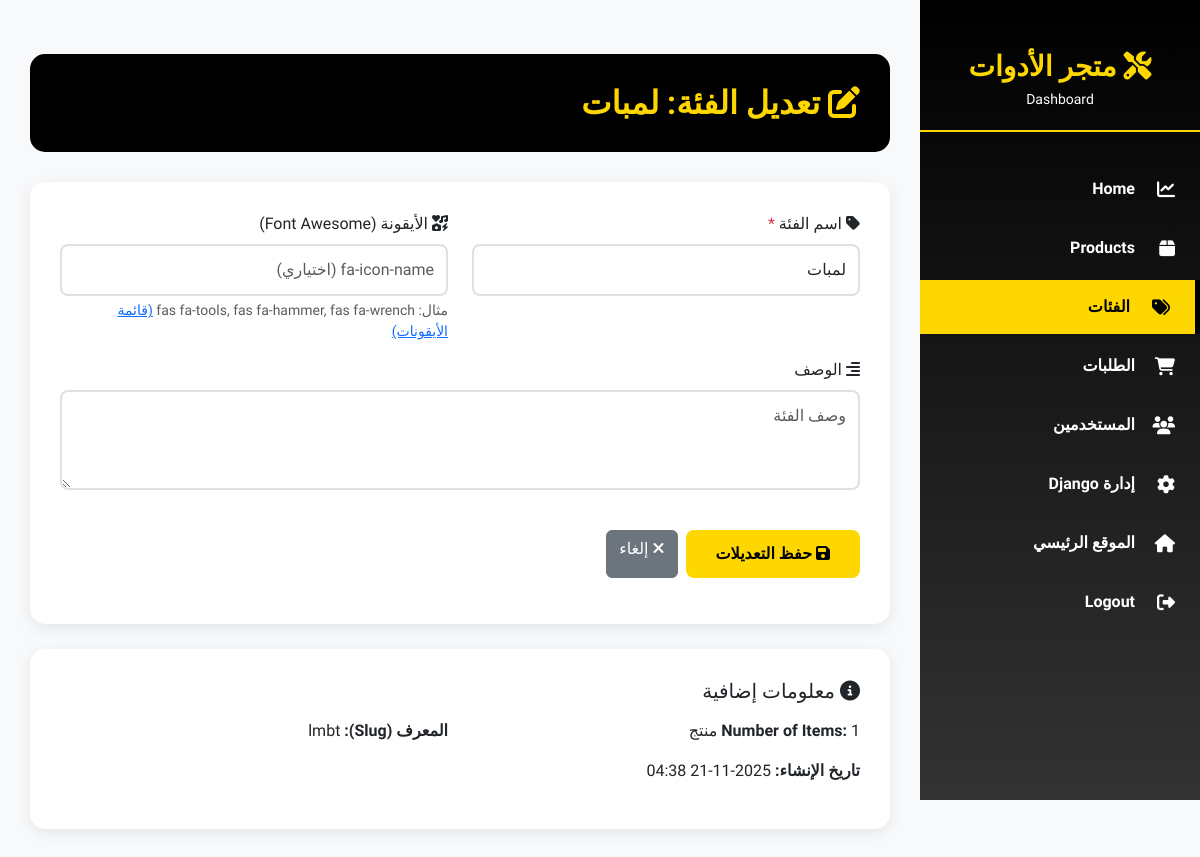
The app's page /admin-panel/categories/edit/1/ (signed in), older data.
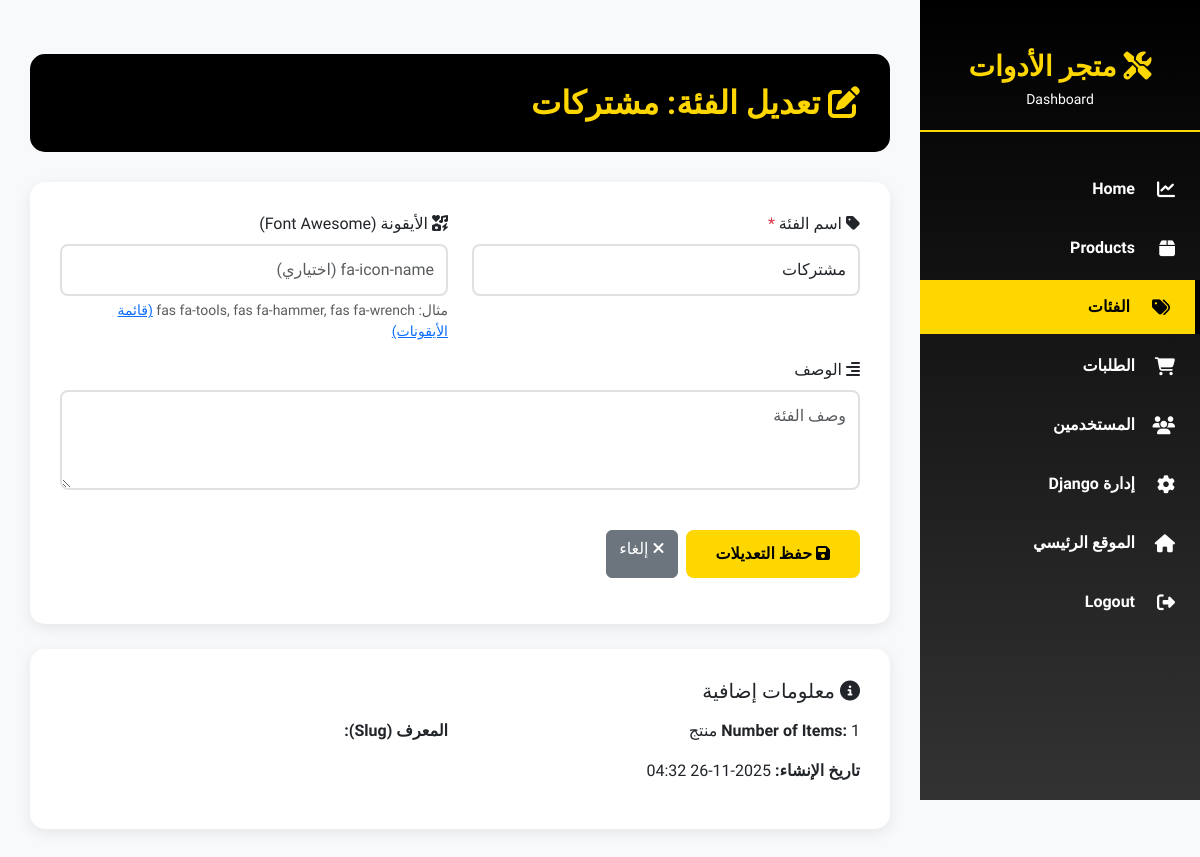
The same page, newer data.
### products/models.py (models this page shows, shortened)
class Category(models.Model):
    name = models.CharField('اسم الفئة', max_length=100)
    slug = models.SlugField(blank=True, null=True, unique=True)
    description = models.TextField('الوصف', max_length=500, blank=True)
    icon = models.CharField('أيقونة', max_length=50, blank=True, help_text='Font Awesome icon class')
    created_at = models.DateTimeField(default=timezone.now)
    class Meta:
        ordering = ['name']
        verbose_name = 'Category'
        verbose_name_plural = 'Categories'

### admin_panel/views.py (the view)
# urls.py: path('categories/edit/<int:pk>/', views.admin_category_edit, name='category-edit'),
@admin_required
def admin_category_edit(request, pk):
    category = get_object_or_404(Category, pk=pk)
    if request.method == 'POST':
        form = CategoryForm(request.POST, instance=category)
        if form.is_valid():
            category = form.save()
            messages.success(request, f'✅ تم تحديث الفئة "{category.name}" بنجاح.')
            return redirect('admin_panel:categories-list')
    else:
        form = CategoryForm(instance=category)
    context = {
        'form': form,
        'category': category,
        'action': 'edit',
    }
    return render(request, 'admin_panel/category_form.html', context)

### admin_panel/forms.py
class CategoryForm(forms.ModelForm):
    class Meta:
        model = Category
        fields = ['name', 'description', 'icon']
        widgets = {
            'name': forms.TextInput(attrs={'class': 'form-control', 'placeholder': 'اسم الفئة'}),
            'description': forms.Textarea(attrs={'class': 'form-control', 'placeholder': 'وصف الفئة', 'rows': 3}),
            'icon': forms.TextInput(attrs={'class': 'form-control', 'placeholder': 'fa-icon-name (اختياري)'}),
        }

### accounts/custom_context_processor.py (called while the page is built)
def custom_user_context(request):
    if request.user.is_authenticated:
        user = request.user
        return {
            'user': user,
        }
    return {}

### orders/cart_context_processor.py (called while the page is built)
def get_cart_data(request):
    if request.user.is_authenticated:
        cart, created = Cart.objects.get_or_create(user=request.user, status='Inprogress')
        cart_detail = CartDetail.objects.filter(cart=cart)
        return {'cart_data': cart, 'cart_detail_data': cart_detail}
    else:
        return {'cart_data': None, 'cart_detail_data': []}

### admin_panel/templates/admin_panel/category_form.html (shortened to what this page needs)
{% extends 'admin_panel/base.html' %}
{% load i18n %}
{% block content %}
<div class="page-header">
 <h1>
  <i class="fas fa-{% if action == 'add' %}plus{% else %}edit{% endif %}">
  </i>
  {% if action == 'add' %}إضافة فئة جديدة{% else %}تعديل الفئة: {{ category.name }}{% endif %}
 </h1>
</div>
<div class="content-card">
 <form enctype="multipart/form-data" method="post">
  <div class="row">
   <div class="col-md-6 mb-3">
    <label class="form-label" for="{{ form.name.id_for_label }}">
     <i class="fas fa-tag">
     </i>
     {% trans "اسم الفئة" %}
     <span class="text-danger">
      *
     </span>
    </label>
    {{ form.name }}
   </div>
   <div class="col-md-6 mb-3">
    <label class="form-label" for="{{ form.icon.id_for_label }}">
     <i class="fas fa-icons">
     </i>
     {% trans "الأيقونة (Font Awesome)" %}
    </label>
    {{ form.icon }}
    <small class="text-muted d-block mt-1">
     {% trans "مثال: fas fa-tools, fas fa-hammer, fas fa-wrench" %}
     <a href="https://fontawesome.com/icons" target="_blank">
      {% trans "(قائمة الأيقونات)" %}
     </a>
    </small>
   </div>
   <div class="col-12 mb-3">
    <label class="form-label" for="{{ form.description.id_for_label }}">
     <i class="fas fa-align-right">
     </i>
     {% trans "الوصف" %}
    </label>
    {{ form.description }}
   </div>
  </div>
  <div class="d-flex gap-2 mt-4">
   <button class="btn btn-admin-primary" type="submit">
    <i class="fas fa-save">
    </i>
    {% if action == 'add' %}إضافة الفئة{% else %}حفظ التعديلات{% endif %}
   </button>
   <a class="btn btn-secondary" href="{% url 'admin_panel:categories-list' %}">
    <i class="fas fa-times">
    </i>
    {% trans "إلغاء" %}
   </a>
  </div>
 </form>
</div>
{% if action == 'edit' and category %}
<div class="content-card mt-4">
 <h5>
  <i class="fas fa-info-circle">
  </i>
  {% trans "معلومات إضافية" %}
 </h5>
 <div class="row mt-3">
  <div class="col-md-6">
   <p>
    <strong>
     {% trans "عدد المنتجات:" %}
    </strong>
    {{ category.products.count }} منتج
   </p>
   <p>
    <strong>
     {% trans "تاريخ الإنشاء:" %}
    </strong>
    {{ category.created_at|date:"Y-m-d H:i" }}
   </p>
  </div>
  <div class="col-md-6">
   <p>
    <strong>
     {% trans "المعرف (Slug):" %}
    </strong>
    {{ category.slug }}
   </p>
  </div>
 </div>
</div>
{% endif %}
{% endblock %}

Row changes from the older to the newer data that the page shows:
changed Category: name "لمبات" → "مشتركات"; created_at "2025-11-21 04:38" → "2025-11-26 04:32"; slug "lmbt" → (not shown)
